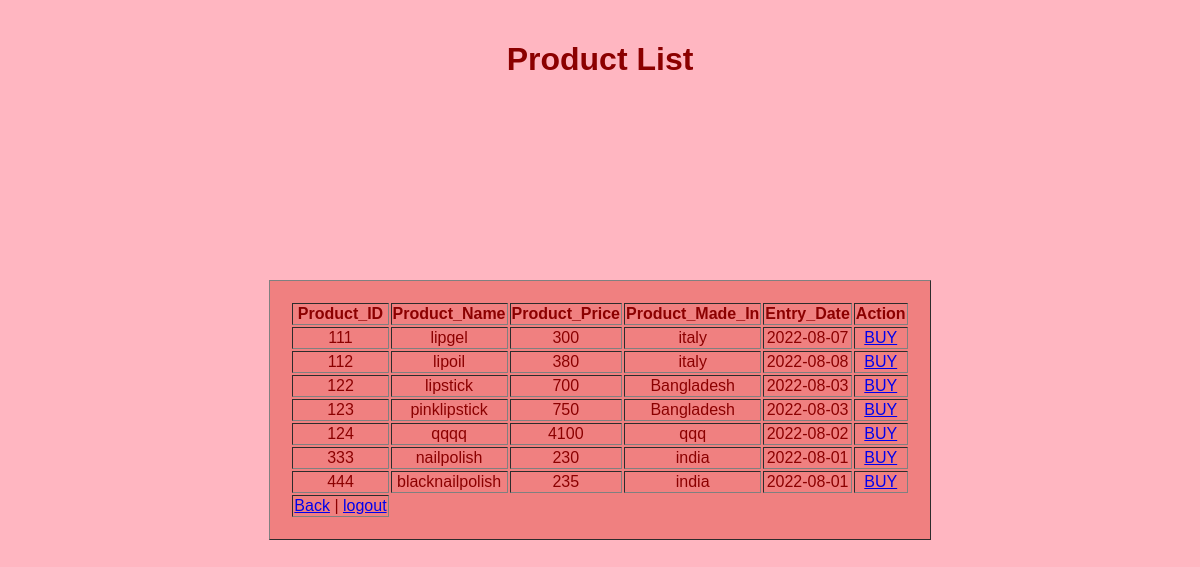
Screenshot of /buyer/view/buy_product.php (signed in) with the database file from the repository.
### tables this page shows
CREATE TABLE `product` (
  `Product_ID` int(200) NOT NULL,
  `Product_Name` varchar(2000) NOT NULL,
  `Product_Price` int(100) NOT NULL,
  `Product_Made_In` varchar(3000) NOT NULL,
  `Entry_Date` date NOT NULL,
  `Review` varchar(2000) NOT NULL
);

### buyer/view/buy_product.php (the view, shortened to what this page needs)
<!DOCTYPE html>
<html lang="en">
<head>
<link rel="stylesheet" type="text/css" href="css/buy.css">
</head>
<body>
<h1>Product List</h1>
    <table border="1"align="center">
        <div class="buy">
        <tr>
            <th>Product_ID</th>
            <th>Product_Name</th>
            <th>Product_Price</th>
            <th>Product_Made_In</th>
            <th>Entry_Date</th>
            <th>Action</th>
        </tr>
        <?php
            $con = getConnection();
            $sql = "SELECT * FROM product";
            $result = $con->query($sql);
            if ($result->num_rows > 0) {
            while($row = $result->fetch_assoc()) {
        ?>
        <tr>
            <td ><?=$row["Product_ID"]?></td>
            <td ><?=$row["Product_Name"]?></td>
            <td ><?=$row["Product_Price"]?></td>
            <td ><?=$row["Product_Made_In"]?></td>
            <td ><?=$row["Entry_Date"]?></td>
            <td>
                <a href="buyproduct.php?id=<?=$row["Product_ID"]?>"> BUY </a>
                </td>
        </tr>
        <?php
                }
            }
            else
            {
                echo("<h2>The table is empty.....</h2>");
            }
        ?>
    <tr align="center">
        <td>
         <a href="home.php"  align="center" >Back</a> |
        <a href="../controller/logout.php" > logout </a>
    </td>
    </tr>
    </table>
</body>
</html>

### buyer/view/css/buy.css (style rules this page uses)
body { margin: 0; padding: 0; background-color:lightpink; font-family: 'Arial'; }
.buy { width: 382px; overflow: hidden; margin: auto; margin: 20 0 0 450px; padding: 80px; border-radius: 15px ; }
h1 { text-align: center; color: darkred; padding: 20px; }
table { background-color:lightcoral; text-align: center; color: darkred; padding: 20px; }

### rows the page displays
product: Product_ID "111", Product_Name "lipgel", Product_Price "300", Product_Made_In "italy", Entry_Date "2022-08-07"
product: Product_ID "112", Product_Name "lipoil", Product_Price "380", Product_Made_In "italy", Entry_Date "2022-08-08"
product: Product_ID "122", Product_Name "lipstick", Product_Price "700", Product_Made_In "Bangladesh", Entry_Date "2022-08-03"
product: Product_ID "123", Product_Name "pinklipstick", Product_Price "750", Product_Made_In "Bangladesh", Entry_Date "2022-08-03"
product: Product_ID "124", Product_Name "qqqq", Product_Price "4100", Product_Made_In "qqq", Entry_Date "2022-08-02"
product: Product_ID "333", Product_Name "nailpolish", Product_Price "230", Product_Made_In "india", Entry_Date "2022-08-01"
product: Product_ID "444", Product_Name "blacknailpolish", Product_Price "235", Product_Made_In "india", Entry_Date "2022-08-01"
